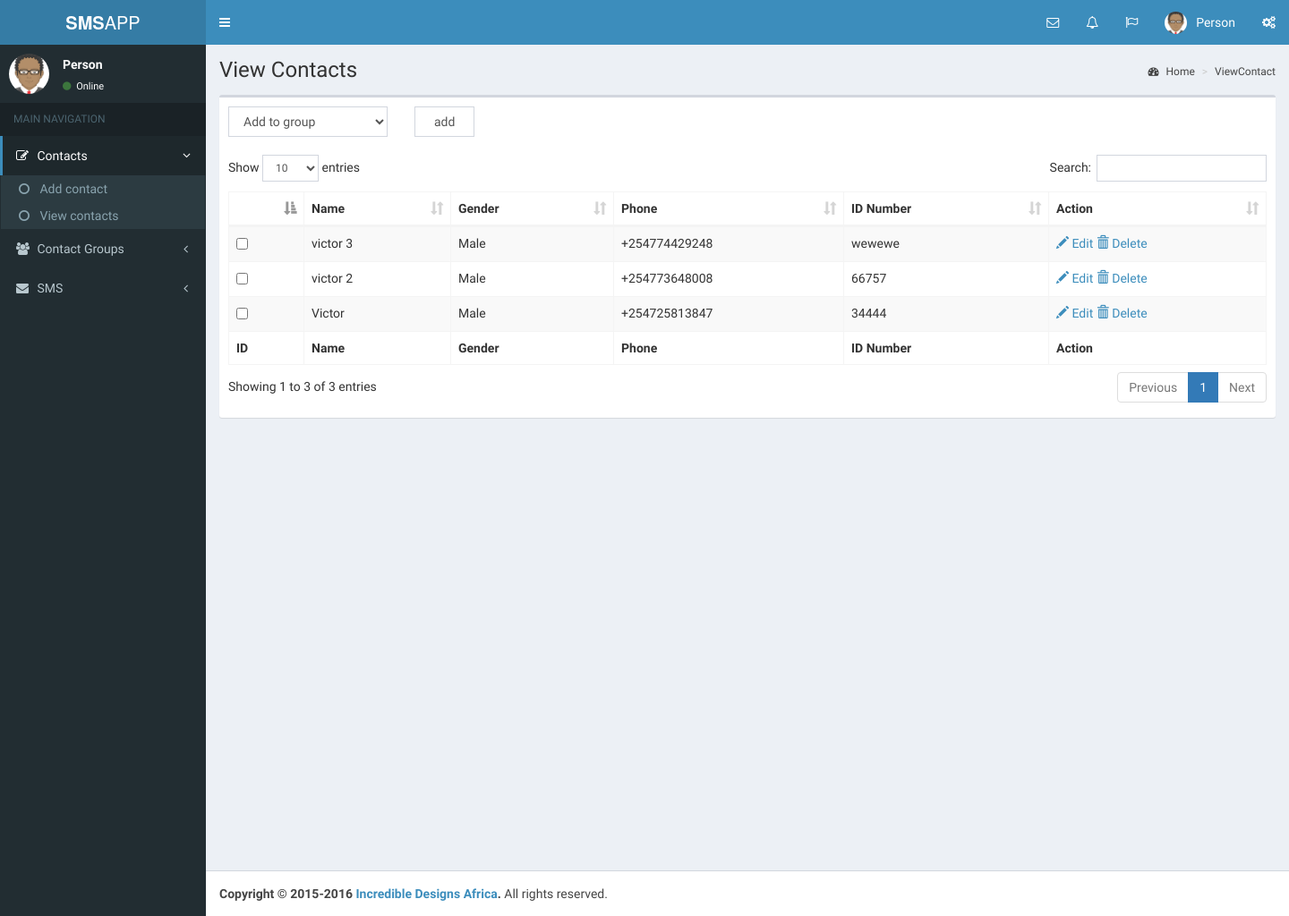
Page /viewContact.php on the earlier database version.
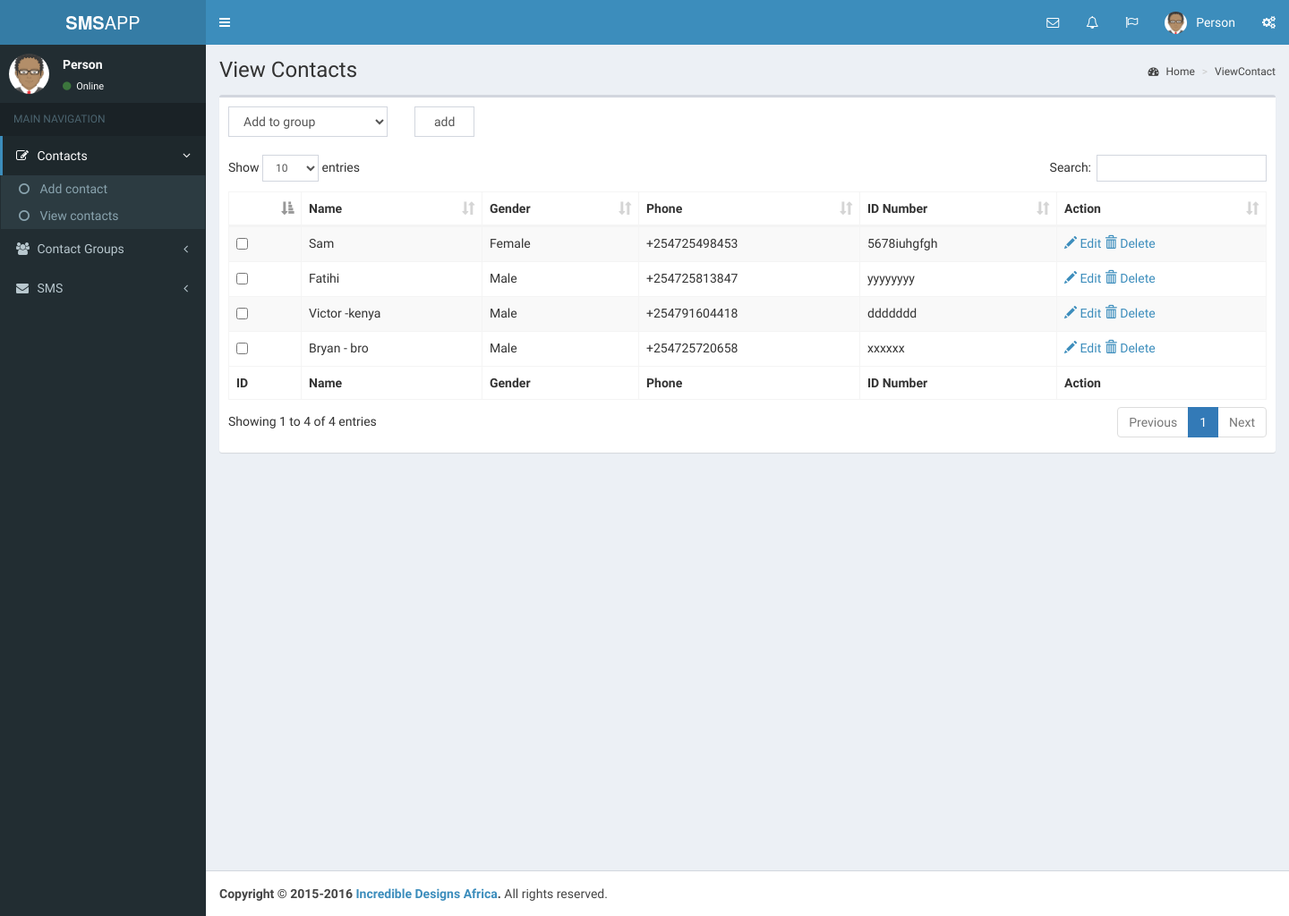
Same page on the later database version.
### tables this page shows
CREATE TABLE `personal` (
  `id_personal` int(11) NOT NULL,
  `name` varchar(45) NOT NULL,
  `gender` varchar(20) NOT NULL,
  `telp` varchar(25) NOT NULL,
  `idnumber` text NOT NULL,
  `label` varchar(255) NOT NULL
);

### viewContact.php (the view, shortened to what this page needs)
<!DOCTYPE html>
<?php include "includes/_config.php"; ?>
<html>
  <head>
    <?php include "includes/_csslinks.php"; ?>
    <link rel="stylesheet" href="plugins/datatables/dataTables.bootstrap.css">
  </head>
  <body class="hold-transition skin-blue sidebar-mini">
    <div class="wrapper">
      <?php include "includes/_header.php"; ?>
      <?php include "includes/_leftsidebar.php" ?>
      <div class="content-wrapper">
        <section class="content-header">
          <h1>
            View Contacts
          </h1>
          <?php include "includes/_breadcrums.php"; ?>
        </section>
        <section class="content">
          <div class="row">
            <div class="col-xs-12">
              <div class="box">
                <div class="box-header">
                  <div id="add-group-form">
                    <div class="col-md-2">
                      <select id="add-group-form-select" class="form-control">
                        <option>Add to group</option>
                      </select>
                    </div>
                    <div class="col-md-1">
                      <input id="add-group-form-btn" class="form-control" type="submit" value="add"/>
                    </div>
                    <div class="group-add-alert col-md-3 text-danger"> </div>
                  </div>
                </div>
                <div class="box-body">
                  <table id="contact-table" class="table table-bordered table-striped">
                    <thead>
                      <tr>
                        <th></th>
                        <th>Name</th>
                        <th>Gender</th>
                        <th>Phone</th>
                        <th>ID Number</th>
                        <th>Action</th>
                      </tr>
                    </thead>
                    <tbody>
                      <?php
                        $res = $mysqli->query("SELECT * FROM personal ORDER BY id_personal DESC");
                        while ($row = $res->fetch_assoc()):
                      ?>
                        <tr>
                          <td> <input id="<?php echo $row['id_personal'] ?>"type="checkbox" name="checkgroup"/> </td>
                          <td><?php echo $row['name'] ?></td>
                          <td><?php echo $row['gender'] ?></td>
                          <td><?php echo $row['telp'] ?></td>
                          <td><?php echo $row['idnumber'] ?></td>
                          <td>
                          <a href="updateContact.php?u=<?php echo $row['id_personal'] ?>"><span class="glyphicon glyphicon-pencil" aria-hidden="true"></span> Edit</a>
                          <a href="?deleting=<?php echo $row['id_personal'] ?>"><span class="glyphicon glyphicon-trash" aria-hidden="true"></span> Delete</a>
                          </td>
                        </tr>
                      <?php
                      endwhile;
                      ?>
                    </tbody>
                    <tfoot>
                      <tr>
                        <th>ID</th>
                        <th>Name</th>
                        <th>Gender</th>
                        <th>Phone</th>
                        <th>ID Number</th>
                        <th>Action</th>
                      </tr>
                    </tfoot>
                  </table>
                </div>
              </div>
            </div>
          </div>
        </section>
      </div>
      <?php include "includes/_footercopyright.php"; ?>
    </div>
  </body>
</html>

### includes/_csslinks.php
<link rel="stylesheet" href="bootstrap/css/bootstrap.min.css">
<link rel="stylesheet" href="https://maxcdn.bootstrapcdn.com/font-awesome/4.4.0/css/font-awesome.min.css">
<link rel="stylesheet" href="https://code.ionicframework.com/ionicons/2.0.1/css/ionicons.min.css">
<link rel="stylesheet" href="dist/css/AdminLTE.min.css">
<link rel="stylesheet" href="dist/css/custom.css">
<link rel="stylesheet" href="dist/css/skins/_all-skins.min.css">

### includes/_header.php (shortened to what this page needs)
<?php
  $link = $_SERVER['PHP_SELF'];
  $link_array = explode('/',$link);
  $page = end($link_array);
  $filename = explode('.', $page);
  $filename =  $filename[0];
 ?>
<header class="main-header">
  <a href="" class="logo">
    <span class="logo-lg"><b>SMS</b>APP</span>
  </a>
  <nav class="navbar navbar-static-top" role="navigation">
    <a href="#" class="sidebar-toggle" data-toggle="offcanvas" role="button">
    </a>
    <div class="navbar-custom-menu">
      <ul class="nav navbar-nav">
        <li class="dropdown messages-menu">
          <a href="#" class="dropdown-toggle" data-toggle="dropdown">
            <i class="fa fa-envelope-o"></i>
          </a>
        </li>
        <li class="dropdown notifications-menu">
          <a href="#" class="dropdown-toggle" data-toggle="dropdown">
            <i class="fa fa-bell-o"></i>
          </a>
        </li>
        <li class="dropdown tasks-menu">
          <a href="#" class="dropdown-toggle" data-toggle="dropdown">
            <i class="fa fa-flag-o"></i>
          </a>
        </li>
        <li class="dropdown user user-menu">
          <a href="#" class="dropdown-toggle" data-toggle="dropdown">
            <img src="dist/img/avatar.png" class="user-image" alt="User Image">
            <span class="hidden-xs">Person</span>
          </a>
        </li>
        <li>
          <a href="#" data-toggle="control-sidebar"><i class="fa fa-gears"></i></a>
        </li>
      </ul>
    </div>
  </nav>
</header>

### includes/_leftsidebar.php (shortened to what this page needs)
<aside class="main-sidebar">
  <section class="sidebar">
    <div class="user-panel">
      <div class="pull-left image">
        <img src="dist/img/avatar.png" class="img-circle" alt="User Image">
      </div>
      <div class="pull-left info">
        <p>Person</p>
        <a href="#"><i class="fa fa-circle text-success"></i> Online</a>
      </div>
    </div>
    <ul class="sidebar-menu">
      <li class="header">MAIN NAVIGATION</li>
      <?php if (strpos($filename, 'Contact') == true): ?>
        <li class="treeview active">
      <?php else: ?>
        <li>
      <?php endif; ?>
        <a href="#">
          <i class="fa fa-edit"></i> <span>Contacts</span>
          <i class="fa fa-angle-left pull-right"></i>
        </a>
        <ul class="treeview-menu">
          <li class=""><a href="addContact.php"><i class="fa fa-circle-o"></i> Add contact</a></li>
          <li class=""><a href="viewContact.php"><i class="fa fa-circle-o"></i> View contacts</a></li>
        </ul>
      </li>
      <?php if (strpos($filename, 'Group') == true): ?>
        <li class="treeview active">
      <?php else: ?>
        <li>
      <?php endif; ?>
        <a href="#">
          <i class="fa fa-users"></i> <span>Contact Groups</span>
          <i class="fa fa-angle-left pull-right"></i>
        </a>
      </li>
      <?php if (strpos($filename, 'sms') == true): ?>
        <li class="treeview active">
      <?php else: ?>
        <li>
      <?php endif; ?>
        <a href="#">
          <i class="fa fa-envelope"></i> <span>SMS</span>
          <i class="fa fa-angle-left pull-right"></i>
        </a>
      </li>
    </ul>
  </section>
</aside>

### includes/_breadcrums.php
<ol class="breadcrumb">
	<li><a href="#"><i class="fa fa-dashboard"></i> Home</a></li>
	<li><a href="#"><?php echo ucfirst($filename) ?></a></li>
</ol>

### includes/_footercopyright.php (shortened to what this page needs)
<footer class="main-footer">
        <strong>Copyright &copy; 2015-2016 <a href="">Incredible Designs Africa</a>.</strong> All rights reserved.
      </footer>

Differences in the rows shown:
removed personal: name "victor 3", gender "Male", telp "+254774429248", idnumber "wewewe"
removed personal: name "victor 2", gender "Male", telp "+254773648008", idnumber "66757"
removed personal: name "Victor", gender "Male", telp "+254725813847", idnumber "34444"
added personal: name "Sam", gender "Female", telp "+254725498453", idnumber "5678iuhgfgh"
added personal: name "Fatihi", gender "Male", telp "+254725813847", idnumber "yyyyyyyy"
added personal: name "Victor -kenya", gender "Male", telp "+254791604418", idnumber "ddddddd"
added personal: name "Bryan - bro", gender "Male", telp "+254725720658", idnumber "xxxxxx"
Other differences:
text written by a page script: "Show entries Search: Showing 1 to 3 of 3 entries Previous 1 Next" → "Show entries Search: Showing 1 to 4 of 4 entries Previous 1 Next"
